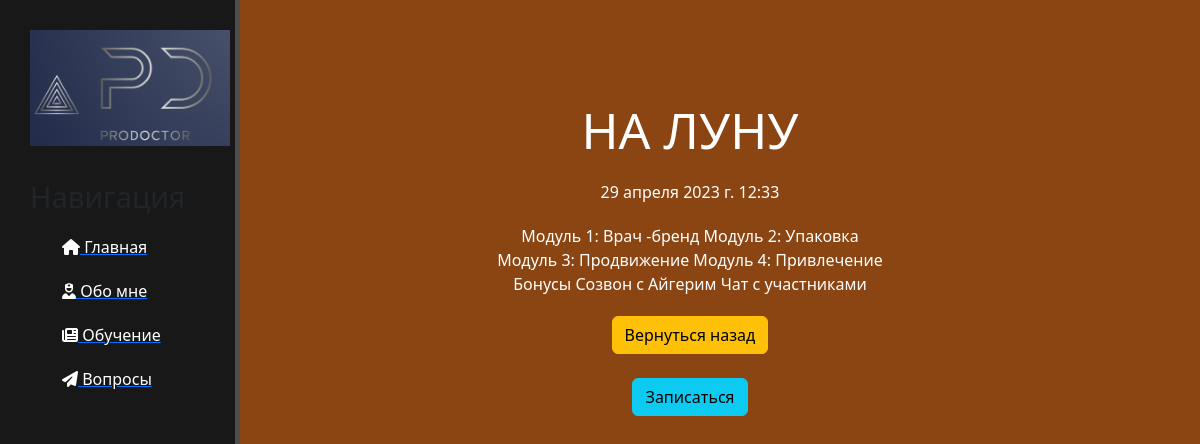
/news/6, run on the app's committed database.
### news/models.py (models this page shows, shortened)
class Articles(models.Model):
    title = models.CharField('Название', max_length=50)
    anons = models.CharField('Анонс', max_length=250)
    full_text = models.TextField('Статья')
    data = models.DateTimeField('Дата публикации')
    class Meta:
        verbose_name = 'Новость'
        verbose_name_plural = 'Новости'

### news/views.py (the view)
# urls.py: path('<int:pk>', views.NewsDetailView.as_view(), name='news-detail'),
class NewsDetailView(DetailView):
    model = Articles
    template_name = 'news/details_view.html'
    context_object_name = 'article'

### news/templates/news/details_view.html (shortened to what this page needs)
{% extends 'main/layout.html' %}
{% block content %}
    <div class="features">
        <h1>{{ article.title }}</h1>
        <p>{{ article.data }}</p>
        <p>{{ article.full_text }}</p>
        <a href="{% url 'news_home' %}" class="btn btn-warning">Вернуться назад</a><br><br>
        <a href="https://api.whatsapp.com/send/?phone=77011944488&text=%D0%97%D0%B4%D1%80%D0%B0%D0%B2%D1%81%D1%82%D0%B2%D1%83%D0%B9%D1%82%D0%B5%21+%D0%A5%D0%BE%D1%87%D1%83+%D0%BD%D0%B0+%D1%82%D0%B0%D1%80%D0%B8%D1%84+%D0%97%D0%B5%D0%BC%D0%BB%D1%8F%D0%BD%D0%B8%D0%BD%21&type=phone_number&app_absent=0" class="btn btn-info">Записаться</a>
    </div>
{% endblock %}

### main/static/main/css/main.css (style rules this page uses)
body { background: #8B4513; }
body .features { float: left; color: #fff; margin-top: 100px; text-align: center; width: 75%; }
body .features h1 { font-size: 50px; }
body .features p { max-width: 400px; margin: 20px auto }

### data on the page
Articles: title "НА ЛУНУ", data "29 апреля 2023 г. 12:33", full_text "Модуль 1: Врач -бренд Модуль 2: Упаковка Модуль 3: Продвижение Модуль 4: Привлечение Бонусы Созвон с Айгерим Чат с участниками"
